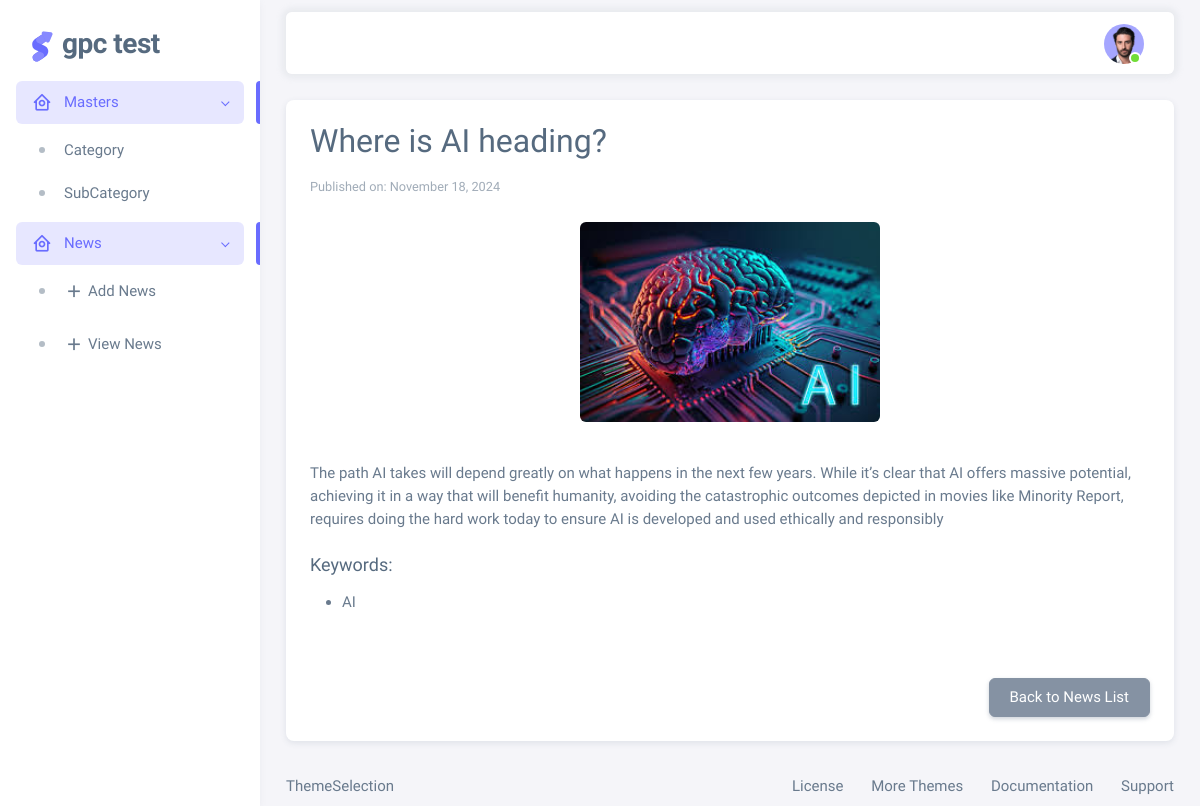
Screenshot of /news/2/ with the database file from the repository.
### app/models.py (models this page shows)
class News(models.Model):
    category = models.ForeignKey(Category, on_delete=models.SET_NULL, null=True)
    subcategory = models.ForeignKey(SubCategory, on_delete=models.SET_NULL, null=True)
    title = models.CharField(max_length=255)
    content = models.TextField(null=True,blank=True)
    publish_date = models.DateField()
    keywords = models.CharField(max_length=255)
    country_of_origin = models.CharField(max_length=100)
    created_at = models.DateTimeField(auto_now_add=True)
    DisplayList = ['id','category','subcategory','title','content','publish_date','keywords','country_of_origin','created_at']

class NewsImages(models.Model):
    news_id = models.ForeignKey(News,on_delete=models.CASCADE, related_name="newsimages")
    images = models.ImageField(upload_to='news_images/', blank=True)
    DisplayList = ['id','news_id','images']

### app/views.py (the view)
# urls.py: path('news/<int:id>/', news_detail.as_view(), name='news_detail'),
class news_detail(View):
    def get(self,request, id):
        news_post = get_object_or_404(News, id=id)
        news_images = news_post.newsimages.all()
        keywords_list = news_post.keywords.split(",") if news_post.keywords else []
        context = {
            'news_post': news_post,
            'keywords': keywords_list,
            'news_images': news_images,
        }
        return render(request, 'html/news_detail.html', context)

### templates/html/news_detail.html (shortened to what this page needs)
{% extends 'html/base.html' %}
{% load static %}
{% block content %}
<div class="layout-page">
  <nav
    class="layout-navbar container-xxl navbar navbar-expand-xl navbar-detached align-items-center bg-navbar-theme"
    id="layout-navbar">
    <div class="navbar-nav-right d-flex align-items-center" id="navbar-collapse">
      <div class="navbar-nav align-items-center">
        <div class="nav-item d-flex align-items-center">
                  <input
                    type="text"
                    class="form-control border-0 shadow-none ps-1 ps-sm-2"
                     />
        </div>
      </div>
      <ul class="navbar-nav flex-row align-items-center ms-auto">
        <li class="nav-item navbar-dropdown dropdown-user dropdown">
          <a class="nav-link dropdown-toggle hide-arrow" href="javascript:void(0);" data-bs-toggle="dropdown">
            <div class="avatar avatar-online">
              <img src="{% static 'assets/img/avatars/1.png' %}" alt class="w-px-40 h-auto rounded-circle" />
            </div>
          </a>
        </li>
      </ul>
    </div>
  </nav>
  <div class="content-wrapper">
    <div class="container-xxl flex-grow-1 container-p-y">
      <div class="row">
        <div class="col-md-12">
          <div class="card">
            <div class="card-header">
              <h2>{{ news_post.title }}</h2>
              <small class="text-muted">
                Published on: {{ news_post.publish_date|date:"F j, Y" }}
              </small>
            </div>
            <div class="card-body">
              {% if news_post.newsimages.all %}
              <div class="mb-4 text-center">
                {% for image in news_post.newsimages.all %}
                  <img
                    src="{{ image.images.url }}"
                    alt="{{ news_post.title }}"
                    class="img-fluid rounded mb-3"
                    style="height: 200px; object-fit: cover;"
                  />
                {% endfor %}
              </div>
              {% endif %}
              <p>{{ news_post.content }}</p>
              {% if news_post.keywords %}
              <div class="mt-4">
                <h5>Keywords:</h5>
                <ul>
                  {% for keyword in keywords %}
                    <li>{{ keyword }}</li>
                  {% endfor %}
                </ul>
              </div>
              {% endif %}
            </div>
            <div class="card-footer text-end">
              <a href="{% url 'news_list' %}" class="btn btn-secondary">Back to News List</a>
            </div>
          </div>
        </div>
      </div>
    </div>
  </div>
{% endblock %}

### rows the page displays
News: title "Where is AI heading?", publish_date "November 18, 2024", content "The path AI takes will depend greatly on what happens in the next few years. While it’s clear that AI offers massive potential, achieving it in a way that will benefit humanity, avoiding the catastrophic outcomes depicted in movies like Minority Report, requires doing the hard work today to ensure AI is developed and used ethically and responsibly", keywords "AI"
NewsImages: images (picture)
